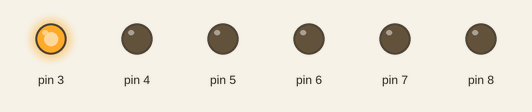
Simulated run of this sketch. Board: Arduino Uno, built with avr-gcc and run on an emulated ATmega328P. Shown: output pins drawn as LEDs (lit = HIGH).

Above: at 0.04 s.
At 0.2 s:
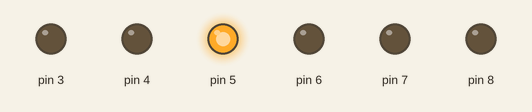
At 0.6 s:
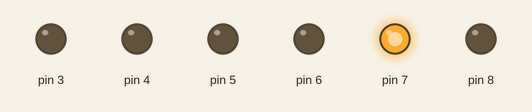
At 1.24 s:
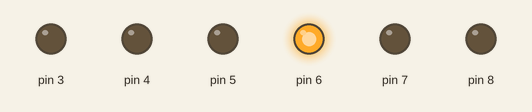
At 1.8 s:
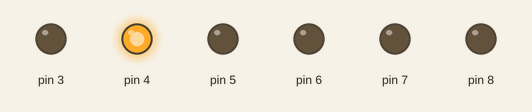
At 2.4 s:
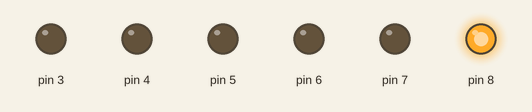
Timing chart, 0 to 3.0 s (numbered marks = the images above):
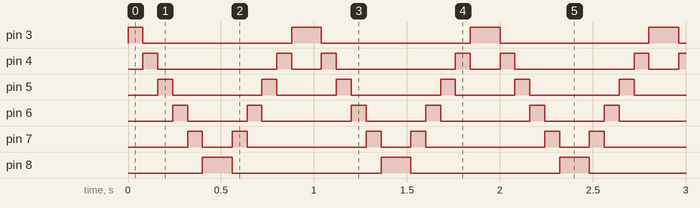

Measured:
- by itself, pin 3: repeats every 0.96 s: LOW 0.80 s, HIGH 0.16 s
- by itself, pin 4: repeats every 0.96 s: LOW 0.64 s, HIGH 0.08 s, LOW 0.16 s, HIGH 0.08 s
- by itself, pin 5: repeats every 0.96 s: LOW 0.48 s, HIGH 0.08 s, LOW 0.32 s, HIGH 0.08 s
- by itself, pin 6: repeats every 0.96 s: LOW 0.32 s, HIGH 0.08 s, LOW 0.48 s, HIGH 0.08 s
- by itself, pin 7: repeats every 0.96 s: LOW 0.16 s, HIGH 0.08 s, LOW 0.64 s, HIGH 0.08 s
- by itself, pin 8: alternates HIGH for 0.16 s and LOW for 0.80 s

The sketch:

for_loop.ino
```cpp
int timer = 80;

void setup() {
  for (int thisPin = 3; thisPin < 9; thisPin++) {
    pinMode(thisPin, OUTPUT);
  }
}

void loop() {
  for (int thisPin = 3; thisPin < 9; thisPin++) {
    digitalWrite(thisPin, HIGH);
    delay(timer);
    digitalWrite(thisPin, LOW);
  }
  for (int thisPin = 8; thisPin >= 3; thisPin--) {
    digitalWrite(thisPin, HIGH);
    delay(timer);
    digitalWrite(thisPin, LOW);
  }

}
```
